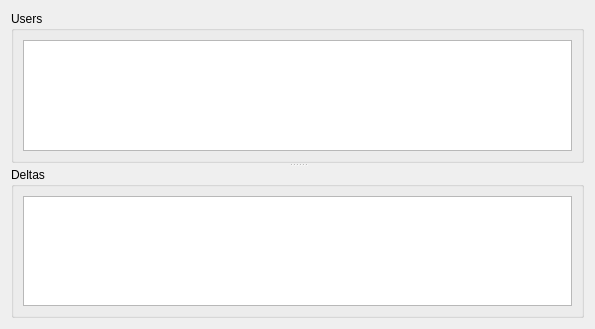
<?xml version="1.0" encoding="UTF-8"?>
<ui version="4.0">
 <class>ServerWindow</class>
 <widget class="QWidget" name="ServerWindow">
  <property name="geometry">
   <rect>
    <x>0</x>
    <y>0</y>
    <width>595</width>
    <height>329</height>
   </rect>
  </property>
  <property name="windowTitle">
   <string>Server</string>
  </property>
  <layout class="QVBoxLayout" name="verticalLayout">
   <item>
    <widget class="QSplitter" name="splitter">
     <property name="orientation">
      <enum>Qt::Vertical</enum>
     </property>
     <widget class="QGroupBox" name="groupBox">
      <property name="title">
       <string>Users</string>
      </property>
      <layout class="QVBoxLayout" name="verticalLayout_3">
       <item>
        <widget class="QTableWidget" name="tblUsers"/>
       </item>
      </layout>
     </widget>
     <widget class="QGroupBox" name="groupBox_2">
      <property name="title">
       <string>Deltas</string>
      </property>
      <layout class="QVBoxLayout" name="verticalLayout_2">
       <item>
        <widget class="QTableWidget" name="tblDeltas"/>
       </item>
      </layout>
     </widget>
    </widget>
   </item>
  </layout>
 </widget>
 <resources/>
 <connections/>
</ui>
